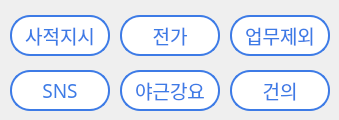
      <widget class="QWidget" name="page_19">
       <widget class="QPushButton" name="scenBtn1">
        <property name="geometry">
         <rect>
          <x>10</x>
          <y>15</y>
          <width>100</width>
          <height>41</height>
         </rect>
        </property>
        <property name="font">
         <font>
          <family>나눔스퀘어 Bold</family>
          <pointsize>14</pointsize>
          <weight>50</weight>
          <bold>false</bold>
         </font>
        </property>
        <property name="cursor">
         <cursorShape>PointingHandCursor</cursorShape>
        </property>
        <property name="styleSheet">
         <string notr="true">QPushButton
{
	color: #3D7BE6;
	background-color: white;
	border: 2px solid #3D7BE6;
	border-radius: 20px;
}
QPushButton::hover
{
	color: white;
	background-color: #3D7BE6;
	border-radius: 20px;
}
QPushButton::pressed
{
	color: white;
	background-color: rgb(58, 134, 255);
	border-radius: 20px;
}</string>
        </property>
        <property name="text">
         <string>사적지시</string>
        </property>
        <property name="checkable">
         <bool>true</bool>
        </property>
        <property name="checked">
         <bool>true</bool>
        </property>
       </widget>
       <widget class="QPushButton" name="scenBtn2">
        <property name="geometry">
         <rect>
          <x>120</x>
          <y>15</y>
          <width>100</width>
          <height>41</height>
         </rect>
        </property>
        <property name="font">
         <font>
          <family>나눔스퀘어 Bold</family>
          <pointsize>14</pointsize>
          <weight>50</weight>
          <bold>false</bold>
         </font>
        </property>
        <property name="cursor">
         <cursorShape>PointingHandCursor</cursorShape>
        </property>
        <property name="styleSheet">
         <string notr="true">QPushButton
{
	color: #3D7BE6;
	background-color: white;
	border: 2px solid #3D7BE6;
	border-radius: 20px;
}
QPushButton::hover
{
	color: white;
	background-color: #3D7BE6;
	border-radius: 20px;
}
QPushButton::pressed
{
	color: white;
	background-color: rgb(58, 134, 255);
	border-radius: 20px;
}</string>
        </property>
        <property name="text">
         <string>전가</string>
        </property>
        <property name="checkable">
         <bool>true</bool>
        </property>
        <property name="checked">
         <bool>true</bool>
        </property>
       </widget>
       <widget class="QPushButton" name="scenBtn6">
        <property name="geometry">
         <rect>
          <x>230</x>
          <y>70</y>
          <width>100</width>
          <height>41</height>
         </rect>
        </property>
        <property name="font">
         <font>
          <family>나눔스퀘어 Bold</family>
          <pointsize>14</pointsize>
          <weight>50</weight>
          <bold>false</bold>
         </font>
        </property>
        <property name="cursor">
         <cursorShape>PointingHandCursor</cursorShape>
        </property>
        <property name="styleSheet">
         <string notr="true">QPushButton
{
	color: #3D7BE6;
	background-color: white;
	border: 2px solid #3D7BE6;
	border-radius: 20px;
}
QPushButton::hover
{
	color: white;
	background-color: #3D7BE6;
	border-radius: 20px;
}
QPushButton::pressed
{
	color: white;
	background-color: rgb(58, 134, 255);
	border-radius: 20px;
}</string>
        </property>
        <property name="text">
         <string>건의</string>
        </property>
        <property name="checkable">
         <bool>true</bool>
        </property>
        <property name="checked">
         <bool>true</bool>
        </property>
       </widget>
       <widget class="QPushButton" name="scenBtn4">
        <property name="geometry">
         <rect>
          <x>10</x>
          <y>70</y>
          <width>100</width>
          <height>41</height>
         </rect>
        </property>
        <property name="font">
         <font>
          <family>나눔스퀘어 Bold</family>
          <pointsize>14</pointsize>
          <weight>50</weight>
          <bold>false</bold>
         </font>
        </property>
        <property name="cursor">
         <cursorShape>PointingHandCursor</cursorShape>
        </property>
        <property name="styleSheet">
         <string notr="true">QPushButton
{
	color: #3D7BE6;
	background-color: white;
	border: 2px solid #3D7BE6;
	border-radius: 20px;
}
QPushButton::hover
{
	color: white;
	background-color: #3D7BE6;
	border-radius: 20px;
}
QPushButton::pressed
{
	color: white;
	background-color: rgb(58, 134, 255);
	border-radius: 20px;
}</string>
        </property>
        <property name="text">
         <string>SNS</string>
        </property>
        <property name="checkable">
         <bool>true</bool>
        </property>
        <property name="checked">
         <bool>true</bool>
        </property>
       </widget>
       <widget class="QPushButton" name="scenBtn5">
        <property name="geometry">
         <rect>
          <x>120</x>
          <y>70</y>
          <width>100</width>
          <height>41</height>
         </rect>
        </property>
        <property name="font">
         <font>
          <family>나눔스퀘어 Bold</family>
          <pointsize>14</pointsize>
          <weight>50</weight>
          <bold>false</bold>
         </font>
        </property>
        <property name="cursor">
         <cursorShape>PointingHandCursor</cursorShape>
        </property>
        <property name="styleSheet">
         <string notr="true">QPushButton
{
	color: #3D7BE6;
	background-color: white;
	border: 2px solid #3D7BE6;
	border-radius: 20px;
}
QPushButton::hover
{
	color: white;
	background-color: #3D7BE6;
	border-radius: 20px;
}
QPushButton::pressed
{
	color: white;
	background-color: rgb(58, 134, 255);
	border-radius: 20px;
}</string>
        </property>
        <property name="text">
         <string>야근강요</string>
        </property>
        <property name="checkable">
         <bool>true</bool>
        </property>
        <property name="checked">
         <bool>true</bool>
        </property>
       </widget>
       <widget class="QPushButton" name="scenBtn3">
        <property name="geometry">
         <rect>
          <x>230</x>
          <y>15</y>
          <width>100</width>
          <height>41</height>
         </rect>
        </property>
        <property name="font">
         <font>
          <family>나눔스퀘어 Bold</family>
          <pointsize>14</pointsize>
          <weight>50</weight>
          <bold>false</bold>
         </font>
        </property>
        <property name="cursor">
         <cursorShape>PointingHandCursor</cursorShape>
        </property>
        <property name="styleSheet">
         <string notr="true">QPushButton
{
	color: #3D7BE6;
	background-color: white;
	border: 2px solid #3D7BE6;
	border-radius: 20px;
}
QPushButton::hover
{
	color: white;
	background-color: #3D7BE6;
	border-radius: 20px;
}
QPushButton::pressed
{
	color: white;
	background-color: rgb(58, 134, 255);
	border-radius: 20px;
}</string>
        </property>
        <property name="text">
         <string>업무제외</string>
        </property>
        <property name="checkable">
         <bool>true</bool>
        </property>
        <property name="checked">
         <bool>true</bool>
        </property>
       </widget>
      </widget>
